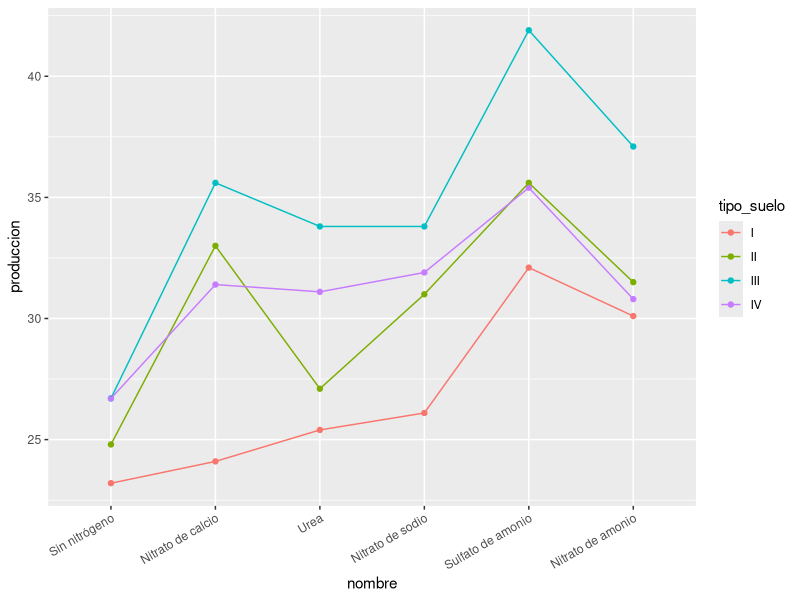
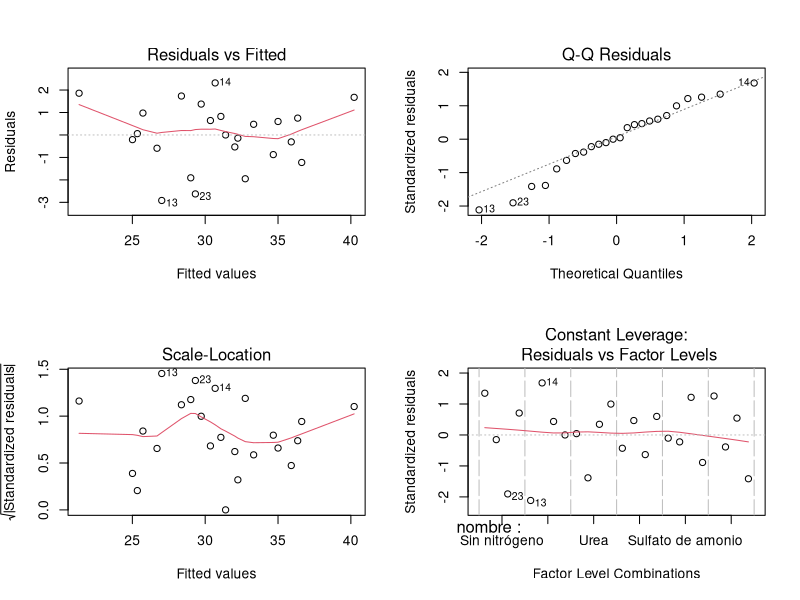
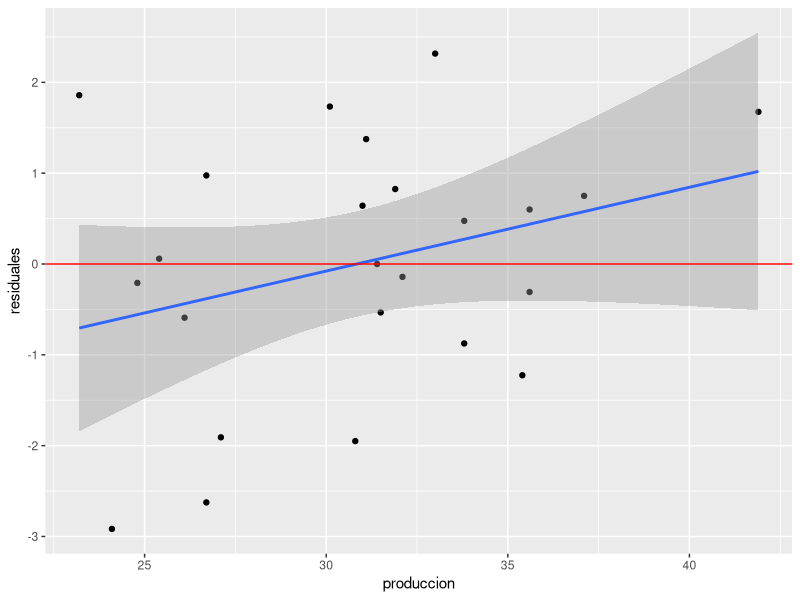
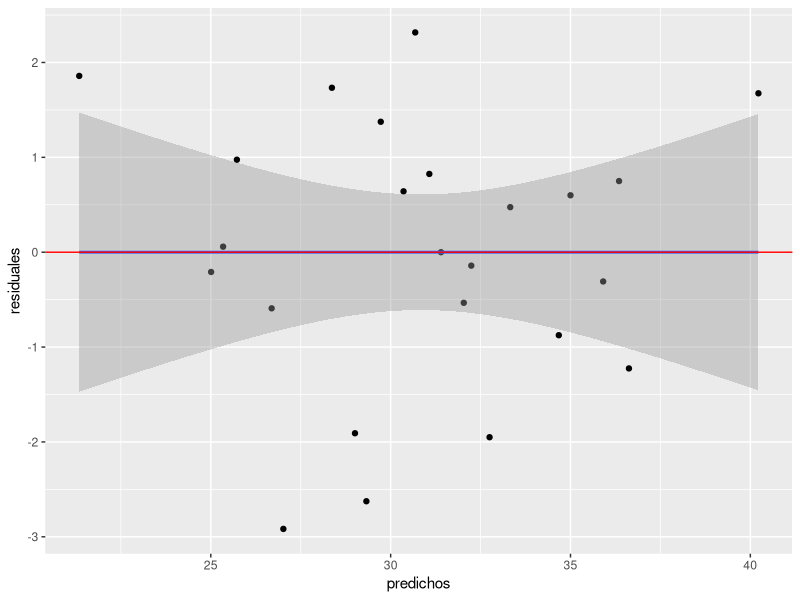
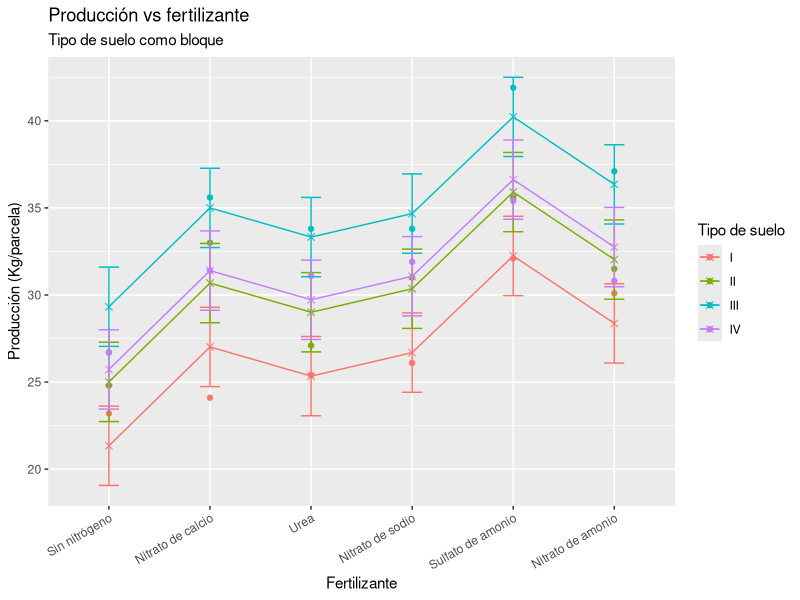

Here is the R script that generated these plots, in order:
## ---- chunk 1
knitr::opts_chunk$set(echo = TRUE)
options(width = 100)
## ---- chunk 2

library(readxl)
ferti1 <- read_excel("fertilidad.xlsx")
ferti1$tratamiento <- factor(ferti1$tratamiento,
                             levels = c("Control", "CaNO32", "CONH22", 
                                       "NaNO3", "NH42SO4", "NH4NO3"))
ferti1$nombre <- factor(ferti1$nombre,
                        levels = c(  "Sin nitrógeno", "Nitrato de calcio",
                                     "Urea", "Nitrato de sodio", 
                                     "Sulfato de amonio", "Nitrato de amonio"))

ferti1$tipo_suelo <- factor(ferti1$tipo_suelo,
                            levels = c("I", "II", "III", "IV"))
## ---- chunk 3
library(ggplot2)
g1 <- ggplot(ferti1, aes(nombre, produccion, col = tipo_suelo))
g1 + geom_point() +
     geom_line(aes(group = tipo_suelo)) +
     theme(axis.text.x = element_text(angle = 30, hjust = 1))
## ---- chunk 4
modelo1 <- aov(produccion ~ nombre + tipo_suelo,
               data = ferti1)
summary(modelo1)
## ---- chunk 5
model.tables(modelo1, type = "effects", se = TRUE)
## ---- chunk 6
model.tables(modelo1, type = "means", se = TRUE)
## ---- chunk 7
# Estimador de la varianza del error aleatorio
varErr <- summary(modelo1)[[1]]$"Mean Sq"[3]
# Estimación de la desviación estándar del error aleatorio
desvErr <- sqrt(varErr)
## ---- chunk 8
residuales <- residuals(modelo1)
residualesEstandarizados <- rstandard(modelo1) # Residuales estudentizados internos
residualesEstudentizado <- rstudent(modelo1)   # Residuales estudentizados externos
## ---- chunk 9
shapiro.test(residuales)
shapiro.test(residualesEstandarizados)
shapiro.test(residualesEstudentizado)
## ---- chunk 10

bartlett.test(produccion ~ nombre,
               data = ferti1)

bartlett.test(produccion ~ tipo_suelo,
               data = ferti1)

## ---- chunk 11

par.orig <- par(no.readonly = TRUE)
par(mfrow = c(2, 2))
plot(modelo1)
par(par.orig)
## ---- chunk 12
ferti1$residuales <- residuales
ferti1$stdresiduales <- residualesEstandarizados
ferti1$studresiduales <- residualesEstudentizado
ferti1$predichos <- predict(modelo1)

library(ggplot2)
g1 <- ggplot(ferti1, aes(produccion, residuales))
g1 + geom_point() + geom_smooth(method = lm) +
     geom_hline(yintercept = 0, col = "red")
## ---- chunk 13
library(ggplot2)

g1 <- ggplot(ferti1, aes(predichos, residuales))
g1 + geom_point() + geom_smooth(method = lm) +
     geom_hline(yintercept = 0, col = "red")
## ---- chunk 14
predichosIC <- data.frame(predict(modelo1, interval = "confidence"))
ferti1$inf <- predichosIC$lwr
ferti1$sup <- predichosIC$upr

library(ggplot2)
g1 <- ggplot(ferti1, aes(nombre, produccion, col = tipo_suelo))
g1 + geom_point() +
     geom_point(aes(nombre, predichos), shape = 4, size = 2) +
     geom_errorbar(aes(ymax = sup, ymin = inf), width = 0.2) +
     ylab("Producción (Kg/parcela)") +
     xlab("Fertilizante") +
     labs(title = "Producción vs fertilizante",
          subtitle = "Tipo de suelo como bloque") +
     geom_line(aes(nombre, predichos, group = tipo_suelo)) +
     theme(axis.text.x = element_text(angle = 30, hjust = 1)) +
     guides(col = guide_legend(title = "Tipo de suelo"))

## ---- chunk 15
library(multcomp)

PruebaDunnet <- glht(modelo1, linfct = mcp(nombre = "Dunnett"))
summary(PruebaDunnet)

## ---- chunk 16
(pruebaTukey <- TukeyHSD(modelo1))
## ---- chunk 17
modelo2 <- aov(produccion ~ nombre, data = ferti1)
summary(modelo2)
## ---- chunk 18
# Estimador de la varianza del error aleatorio
(varErr2 <- summary(modelo2)[[1]]$"Mean Sq"[2])
# Estimación de la desviación estándar del error aleatorio
(desvErr2 <- sqrt(varErr2))
## ---- chunk 19
PruebaDunnet2 <- glht(modelo2, linfct = mcp(nombre = "Dunnett"))
summary(PruebaDunnet2)
## ---- chunk 20
(pruebaTukey <- TukeyHSD(modelo2))
